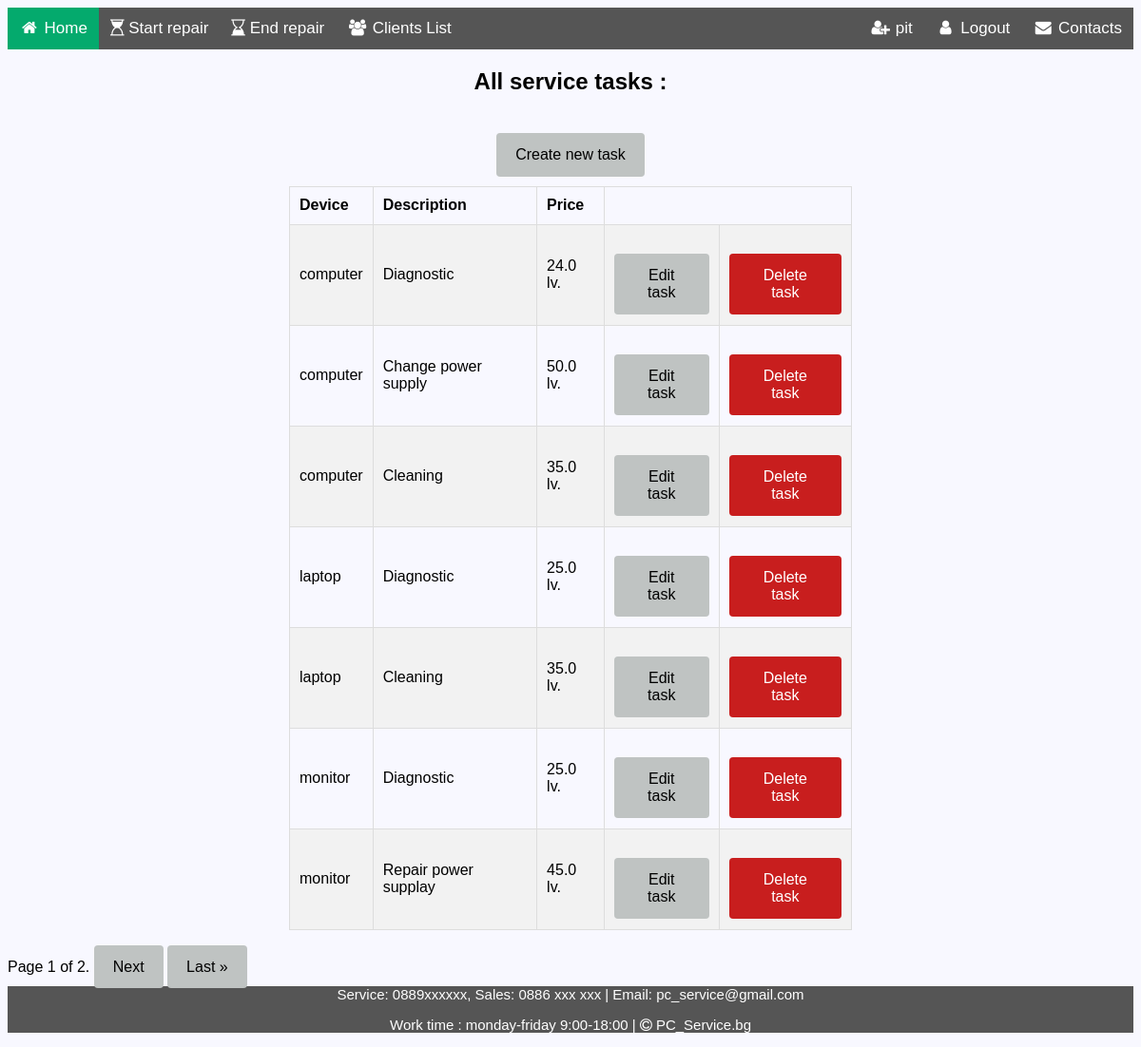
The page /info/all-tasks/ (signed in) on the database its author committed.
### sm_system/accounts/models.py (models this page shows, shortened)
class SmsUser(auth_models.AbstractUser):
    FIRST_NAME_MIN_LEN = 2
    FIRST_NAME_MAX_LEN = 30
    LAST_NAME_MIN_LEN = 2
    LAST_NAME_MAX_LEN = 30
    PHONE_MAX_LENGTH = 12
    PHONE_MIN_LENGTH = 9
    email = models.EmailField(
        unique=True,
        validators={validators.EmailValidator},
        blank=False,
        null=False
    )
    first_name = models.CharField(
        max_length=FIRST_NAME_MAX_LEN,
        validators=(
            validators.MinLengthValidator(FIRST_NAME_MIN_LEN),
            is_letter_validator,
            first_char_capital_validator,
        ),
        blank=False,
        null=False,
    )
    last_name = models.CharField(
        max_length=LAST_NAME_MAX_LEN,
        validators=(
            validators.MinLengthValidator(LAST_NAME_MIN_LEN),
            is_letter_validator,
            first_char_capital_validator,
        ),
        blank=False,
        null=False,
    )
    phone_number = models.CharField(
        max_length=PHONE_MAX_LENGTH,
        unique=True,
        validators=(
            validators.MinLengthValidator(PHONE_MIN_LENGTH),
            phone_validator,
        ),
        blank=False,
        null=False,
    )
    user_type = models.CharField(
        choices=Type.choices(),
        max_length=Type.max_len(),
        blank=True,
        null=True
    )
    profile_picture = models.URLField(
        null=True,
        blank=True,
        validators=(
            validate_file_size,
        ),
    )
    class Meta:
        ordering = ('pk',)

### sm_system/common/models.py (models this page shows, shortened)
class ServiceInfo(models.Model):
    DEVICE_MAX_LENGTH = 20
    DESCRIPTION_MAX_LENGTH = 200
    PRICE_MAX_LENGTH = 20
    device = models.CharField(
        max_length=DEVICE_MAX_LENGTH,
        choices=DEVICE,
        null=False,
        blank=False,
    )
    description = models.CharField(
        max_length=DESCRIPTION_MAX_LENGTH,
        null=False,
        blank=False,
    )
    price = models.FloatField(
        default= 0.00,
        null=False,
        blank=False,
    )
    class Meta:
        ordering = ('pk',)

### sm_system/common/views.py (the view)
# urls.py: path('all-tasks/', AllTasksListView.as_view(), name='all_tasks'),
class AllTasksListView(auth_mixins.LoginRequiredMixin, ListView):
    model = ServiceInfo
    template_name = 'common/all-tasks.html'
    paginate_by = 7
    def get_queryset(self):
        return super().get_queryset()

### templates/common/all-tasks.html
{% extends 'home_page.html' %}
{% load static %}
{% block content %}
<div class="info div">
    <h2 class="headers"> All service tasks :</h2>
    <div class="headers">
        <a href="{% url 'create_task'%}" class="button">Create new task</a>
    </div>
    <table class="table" style="width: 50%">
        <tr >
            <th>Device</th>
            <th>Description</th>
            <th>Price</th>
        </tr>
        {% for row in object_list %}
        <tr>
            <td>{{ row.device }}</td>
            <td >{{ row.description }}</td>
            <td>{{ row.price }} lv.</td>
            <td><a class="edit-button" href="{% url 'edit_task' pk=row.pk %}" >Edit task</a></td>
            <td><a class="edit-button" style="background-color: #c81e1e; color:white" href="{% url 'delete_task' pk=row.pk %}" >Delete task</a></td>
        </tr>
        {% empty %}
            <p>No records !</p>
        {% endfor %}
    </table>
    {% include 'common/paginate.html' %}
</div>
{% endblock %}

### templates/common/nav.html
{% load static %}
<nav>
<div class="navbar">
    <a class="active" href="{% url 'home_page' %}"><i class="fa fa-fw fa-home"></i> Home</a>
    {% if not request.user.is_authenticated %}
        <a href="{% url 'login_user' %}"><i class="fa fa-solid fa-user-plus"></i> For Employees</a>
        <a href="{% url 'client_view' %}"><i class="fa fa-solid fa-user"></i> For Clients</a>
    {% else %}
        {% if request.user.user_type == 'receptionist' or request.user.user_type == 'manager'%}
            <a href="{% url 'clients_list' %}"><i class="fa fa-fw fa-users"></i> Clients List</a>
            <a href="{% url 'create_order' %}"><i class="fa fa-solid fa-list-alt"></i> New Order</a>
            <a href="{% url 'orders_list' %}"><i class="fa fa-solid fa-list"></i> Orders List</a>
            <a href="{% url 'all_tasks' %}"><i class="fa fa-solid fa-info-circle"></i> Service Tasks</a>
            <a href="{% url 'employees_list' %}"><i class="fa fa-fw fa-user-o"></i> Employees List</a>
        {% elif request.user.user_type == 'technician' or request.user.user_type == 'manager'%}
            <a href="{% url 'select_order' %}"><i class="fa fa-solid fa-hourglass-start"></i> Start repair</a>
            <a href="{% url 'repairs_in_progress' %}"><i class="fa fa-solid fa-hourglass-end"></i> End repair</a>
            <a href="{% url 'clients_list' %}"><i class="fa fa-fw fa-users"></i> Clients List</a>
        {% endif %}
    {% endif %}
    <div >
        {% if not request.user.is_authenticated %}
            <a class="split" href="{% url 'login_user' %}"><i class="fa fa-fw fa-user "></i> Login</a>
        {% else %}
            <a class="split" href=""><i class="fa fa-fw fa-user-plus "></i> {{request.user.username}}</a>
            <a class="split" href="{% url 'logout_user' %}"><i class="fa fa-fw fa-user "></i> Logout</a>
        {% endif %}
        <a class="split" href="#"><i class="fa fa-fw fa-envelope"></i> Contacts</a>
    </div>
</div>
</nav>

### static/css/main.css (style rules this page uses)
body { font-family: Arial, Helvetica, sans-serif;background-color: ghostwhite }
.navbar { width: 100%; background-color: #555; overflow: auto; }
.navbar a { float: left; text-align: center; padding: 12px; color: white; text-decoration: none; font-size: 17px; }
.navbar div { float: right; background-color: #555555; color: white; }
.active { background-color: #04AA6D; }

### static/css/forms.css (style rules this page uses)
.headers { text-align: center; }
.info div { display: block; margin-left: auto; margin-right: auto; width: 25%; }
.info input[type=submit], .info a { background-color: #04AA6D; color: white; padding: 14px 20px; margin-top: 20px; margin-left: auto; margin-right: auto; border: none; border-radius: 4px; cursor: pointer; }
.info a { text-decoration: none; background-color: #bfc3c2; color: black; text-align: center; }
.table { border-collapse: collapse; border-spacing: 0; width: 80%; border: 1px solid #ddd; margin: auto; }
.table th, td { border: 1px solid #dddddd; text-align: left; padding: 10px; height: 40px; }
.table tr:nth-child(even) { background-color: #f2f2f2; }
.button { background-color: #bfc3c2; border: none; color: black; padding: 10px 10px; text-align: center; text-decoration: none; display: inline-block ; margin: 10px 30%; cursor: pointer; border-radius: 10px; }
.edit-button { background-color: #bfc3c2; border: none; color: black; padding: 1px 1px; text-decoration: none; display: inline-block ; margin: 1px 1px; cursor: pointer; border-radius: 2px; }

### static/css/search_form.css (style rules this page uses)
* { box-sizing: border-box; }

### rows shown on the page
SmsUser: user.username "pit"
ServiceInfo: device "computer", description "Diagnostic", price "24.0"
ServiceInfo: device "computer", description "Change power supply", price "50.0"
ServiceInfo: device "computer", description "Cleaning", price "35.0"
ServiceInfo: device "laptop", description "Diagnostic", price "25.0"
ServiceInfo: device "laptop", description "Cleaning", price "35.0"
ServiceInfo: device "monitor", description "Diagnostic", price "25.0"
ServiceInfo: device "monitor", description "Repair power supplay", price "45.0"

### other values the page prints
{{ page_obj.number }} "1"
{{ page_obj.paginator.num_pages }} "2"
